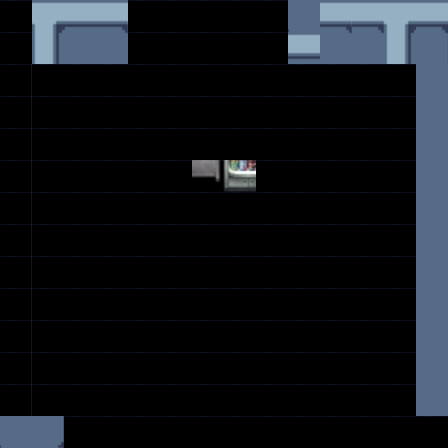

A level layout from a 2D game, rendered from its tile map. Below: a short description, then the map file with its tile-grid data intact:
An orthogonal 14x14 tile map with 32x32 px tiles, 3 tile layers (Floor, Walls, Desk), 2 tilesets.

<map version="1.8" tiledversion="1.8.1" orientation="orthogonal" renderorder="right-down" width="14" height="14" tilewidth="32" tileheight="32" infinite="0" nextlayerid="8" nextobjectid="8">
 <tileset firstgid="1" name="Inside" tilewidth="32" tileheight="32" tilecount="256" columns="16">
  <image source="../images/tilesets/SF_Inside_B.png" width="512" height="512" />
 </tileset>
 <tileset firstgid="257" name="WallsAndFloors" tilewidth="32" tileheight="32" tilecount="3404" columns="74">
  <image source="../images/tilesets/WallsAndFloors.png" width="2368" height="1472" />
 </tileset>
 <layer id="1" name="Floor" width="14" height="14">
  <data encoding="csv">
548,548,548,548,548,548,548,548,548,548,548,548,548,548,
548,548,548,548,548,548,548,548,548,548,548,548,548,548,
548,548,548,548,548,548,548,548,548,548,548,548,548,548,
548,548,548,548,548,548,548,548,548,548,548,548,548,548,
548,548,548,548,548,548,548,548,548,548,548,548,548,548,
548,548,548,548,548,548,548,548,548,548,548,548,548,548,
548,548,548,548,548,548,548,548,548,548,548,548,548,548,
548,548,548,548,548,548,548,548,548,548,548,548,548,548,
548,548,548,548,548,548,548,548,548,548,548,548,548,548,
548,548,548,548,548,548,548,548,548,548,548,548,548,548,
548,548,548,548,548,548,548,548,548,548,548,548,548,548,
548,548,548,548,548,548,548,548,548,548,548,548,548,548,
548,548,548,548,548,548,548,548,548,548,548,548,548,548,
548,548,548,548,548,548,548,548,548,548,548,548,548,548
</data>
 </layer>
 <layer id="2" name="Walls" width="14" height="14">
  <data encoding="csv">
261,266,267,268,1754,0,0,0,0,1741,268,268,269,274,
335,340,341,342,1828,0,0,0,0,1815,342,342,343,348,
555,0,0,0,0,0,0,0,0,0,0,0,0,572,
555,0,0,0,0,0,0,0,0,0,0,0,0,572,
555,0,0,0,0,0,0,0,0,0,0,0,0,572,
555,0,0,0,0,0,0,0,0,0,0,0,0,572,
555,0,0,0,0,0,0,0,0,0,0,0,0,572,
555,0,0,0,0,0,0,0,0,0,0,0,0,572,
555,0,0,0,0,0,0,0,0,0,0,0,0,572,
555,0,0,0,0,0,0,0,0,0,0,0,0,572,
555,0,0,0,0,0,0,0,0,0,0,0,0,572,
555,0,0,0,0,0,0,0,0,0,0,0,0,572,
555,0,0,0,0,0,0,0,0,0,0,0,0,572,
1741,1742,1747,1748,1747,1748,1747,1748,1747,1748,1747,1748,1753,1754
</data>
 </layer>
 <layer id="3" name="Desk" width="14" height="14">
  <data encoding="csv">
0,0,0,0,0,0,0,0,0,0,0,0,0,0,
0,0,0,0,0,0,0,0,0,0,0,0,0,0,
0,0,0,0,0,0,0,0,0,0,0,0,0,0,
0,0,0,0,0,0,0,0,0,0,0,0,0,0,
0,0,0,0,0,0,0,0,0,0,0,0,0,0,
0,0,0,0,0,0,236,237,0,0,0,0,0,0,
0,0,0,0,0,0,0,0,0,0,0,0,0,0,
0,0,0,0,0,0,0,0,0,0,0,0,0,0,
0,0,0,0,0,0,0,0,0,0,0,0,0,0,
0,0,0,0,0,0,0,0,0,0,0,0,0,0,
0,0,0,0,0,0,0,0,0,0,0,0,0,0,
0,0,0,0,0,0,0,0,0,0,0,0,0,0,
0,0,0,0,0,0,0,0,0,0,0,0,0,0,
0,0,0,0,0,0,0,0,0,0,0,0,0,0
</data>
 </layer>
</map>